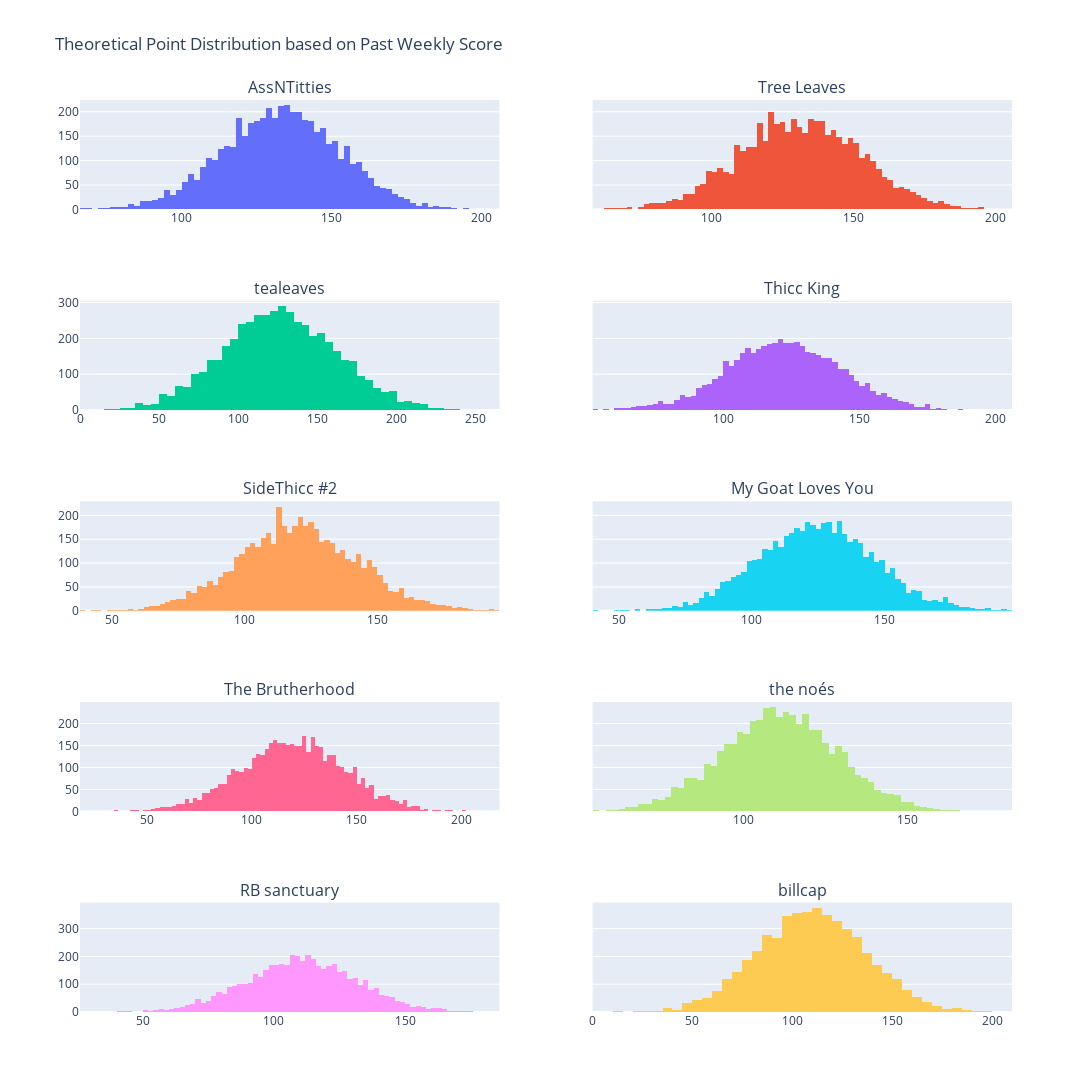

The notebook cell saved with this chart:
### Markdown cell above
Cool, I would say that this is approximately normal, so it should be safe to model points scored based off a normal distribution. Centers will be the average points scored for a given team and then we can calculate the standard deviations based off of weekly scored. These will be wide distributions, but it makes sense given the large point scoring swings that we see from teams on a weekly basis (fantasy football is inherently random!).

### Code cell
LEAGUE.build_team_point_models()

fig = make_subplots(rows=5, cols=2, shared_yaxes=True,
                    subplot_titles=LEAGUE.get_names_for_plotting())

teams = [team for team in LEAGUE.standings]

for i in range(5):
    for j in range(1, 3):
        current = teams[(i+i+j)-1]
        data = np.random.normal(loc=current.distribution[0], scale=current.distribution[1], size=5000)
        fig.add_trace(
            go.Histogram(x=data, nbinsx=100),
            i+1, j
        )

fig.update_layout(title="Theoretical Point Distribution based on Past Weekly Score",
                  showlegend=False,
                  height=2000, width=1500
                  )

fig.show()

### Figure 1 — Plotly figure (JSON) as saved in the notebook; plotly's stock layout.template omitted (floating-point values rounded to 4 significant figures; data arrays with more than 128 entries replaced by an {"elided": "..."} marker saying what was removed)
{"data": [{"nbinsx": 100, "type": "histogram", "x": {"elided": "5000 float values"}, "xaxis": "x", "yaxis": "y"}, {"nbinsx": 100, "type": "histogram", "x": {"elided": "5000 float values"}, "xaxis": "x2", "yaxis": "y2"}, {"nbinsx": 100, "type": "histogram", "x": {"elided": "5000 float values"}, "xaxis": "x3", "yaxis": "y3"}, {"nbinsx": 100, "type": "histogram", "x": {"elided": "5000 float values"}, "xaxis": "x4", "yaxis": "y4"}, {"nbinsx": 100, "type": "histogram", "x": {"elided": "5000 float values"}, "xaxis": "x5", "yaxis": "y5"}, {"nbinsx": 100, "type": "histogram", "x": {"elided": "5000 float values"}, "xaxis": "x6", "yaxis": "y6"}, {"nbinsx": 100, "type": "histogram", "x": {"elided": "5000 float values"}, "xaxis": "x7", "yaxis": "y7"}, {"nbinsx": 100, "type": "histogram", "x": {"elided": "5000 float values"}, "xaxis": "x8", "yaxis": "y8"}, {"nbinsx": 100, "type": "histogram", "x": {"elided": "5000 float values"}, "xaxis": "x9", "yaxis": "y9"}, {"nbinsx": 100, "type": "histogram", "x": {"elided": "5000 float values"}, "xaxis": "x10", "yaxis": "y10"}], "layout": {"annotations": [{"font": {"size": 16}, "showarrow": false, "text": "AssNTitties", "x": 0.225, "xanchor": "center", "xref": "paper", "y": 1, "yanchor": "bottom", "yref": "paper"}, {"font": {"size": 16}, "showarrow": false, "text": "Tree Leaves", "x": 0.775, "xanchor": "center", "xref": "paper", "y": 1, "yanchor": "bottom", "yref": "paper"}, {"font": {"size": 16}, "showarrow": false, "text": "tealeaves", "x": 0.225, "xanchor": "center", "xref": "paper", "y": 0.78, "yanchor": "bottom", "yref": "paper"}, {"font": {"size": 16}, "showarrow": false, "text": "Thicc King", "x": 0.775, "xanchor": "center", "xref": "paper", "y": 0.78, "yanchor": "bottom", "yref": "paper"}, {"font": {"size": 16}, "showarrow": false, "text": "SideThicc #2", "x": 0.225, "xanchor": "center", "xref": "paper", "y": 0.56, "yanchor": "bottom", "yref": "paper"}, {"font": {"size": 16}, "showarrow": false, "text": "My Goat Loves You", "x": 0.775, "xanchor": "center", "xref": "paper", "y": 0.56, "yanchor": "bottom", "yref": "paper"}, {"font": {"size": 16}, "showarrow": false, "text": "The Brutherhood", "x": 0.225, "xanchor": "center", "xref": "paper", "y": 0.34, "yanchor": "bottom", "yref": "paper"}, {"font": {"size": 16}, "showarrow": false, "text": "the noés", "x": 0.775, "xanchor": "center", "xref": "paper", "y": 0.34, "yanchor": "bottom", "yref": "paper"}, {"font": {"size": 16}, "showarrow": false, "text": "RB sanctuary", "x": 0.225, "xanchor": "center", "xref": "paper", "y": 0.12, "yanchor": "bottom", "yref": "paper"}, {"font": {"size": 16}, "showarrow": false, "text": "billcap", "x": 0.775, "xanchor": "center", "xref": "paper", "y": 0.12, "yanchor": "bottom", "yref": "paper"}], "height": 2000, "showlegend": false, "title": {"text": "Theoretical Point Distribution based on Past Weekly Score"}, "width": 1500, "xaxis": {"anchor": "y", "domain": [0, 0.45]}, "xaxis10": {"anchor": "y10", "domain": [0.55, 1]}, "xaxis2": {"anchor": "y2", "domain": [0.55, 1]}, "xaxis3": {"anchor": "y3", "domain": [0, 0.45]}, "xaxis4": {"anchor": "y4", "domain": [0.55, 1]}, "xaxis5": {"anchor": "y5", "domain": [0, 0.45]}, "xaxis6": {"anchor": "y6", "domain": [0.55, 1]}, "xaxis7": {"anchor": "y7", "domain": [0, 0.45]}, "xaxis8": {"anchor": "y8", "domain": [0.55, 1]}, "xaxis9": {"anchor": "y9", "domain": [0, 0.45]}, "yaxis": {"anchor": "x", "domain": [0.88, 1]}, "yaxis10": {"anchor": "x10", "domain": [0, 0.12], "matches": "y9", "showticklabels": false}, "yaxis2": {"anchor": "x2", "domain": [0.88, 1], "matches": "y", "showticklabels": false}, "yaxis3": {"anchor": "x3", "domain": [0.66, 0.78]}, "yaxis4": {"anchor": "x4", "domain": [0.66, 0.78], "matches": "y3", "showticklabels": false}, "yaxis5": {"anchor": "x5", "domain": [0.44, 0.56]}, "yaxis6": {"anchor": "x6", "domain": [0.44, 0.56], "matches": "y5", "showticklabels": false}, "yaxis7": {"anchor": "x7", "domain": [0.22, 0.34]}, "yaxis8": {"anchor": "x8", "domain": [0.22, 0.34], "matches": "y7", "showticklabels": false}, "yaxis9": {"anchor": "x9", "domain": [0, 0.12]}}}
